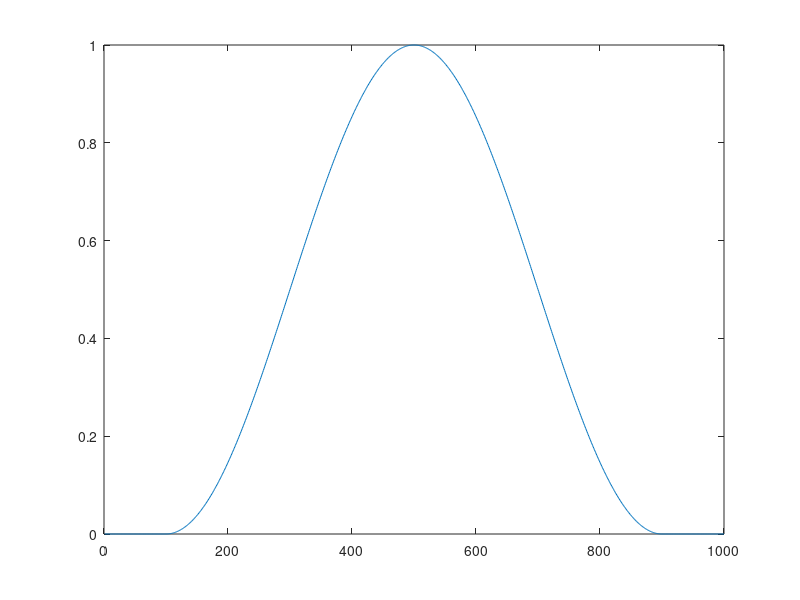
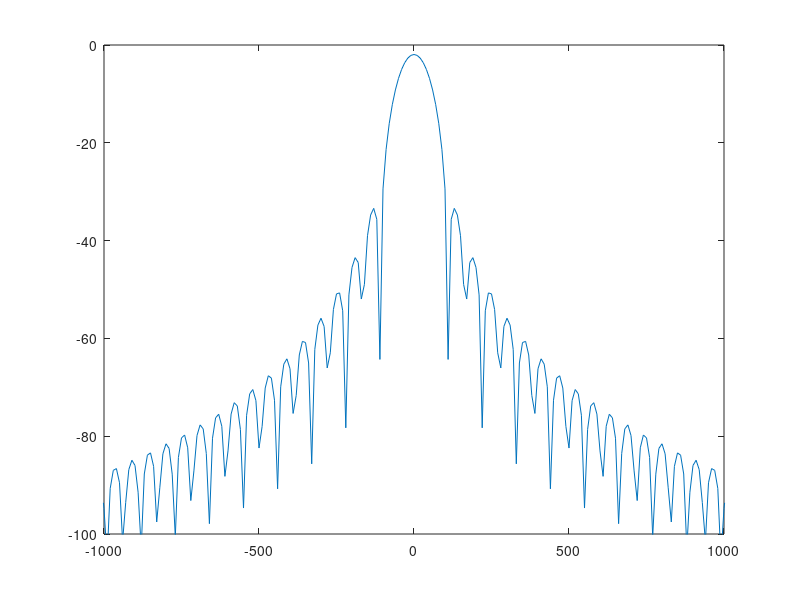

MATLAB code for these plots, in order:
clear all;
close all;

fc = 44100;
sinc = 1/fc;

%Creo un segnale con una finestra rettangolare. 
y = zeros(1, 1000);
y(100:899) = 0.5-(0.5*cos((1/800*2*pi)*[0:799]));

dur = length(y)/fc;
t = [0:sinc:dur-sinc];

binsize = 10;   %passo di campionamento delle frequenze.
F = [-fc/2:binsize:fc/2-binsize];



DFD = zeros (1, length(F));

for(k = 1:length(F))
  fanal = F(k);
  wanal = 2*pi*fanal;
  yanal = e.^(-i*wanal*t);
  yr = y.*yanal;
  DFD(k) = sum(yr);
end

%plot(F, abs(DFD)/length(t));

figure(1)
plot (y);

figure(2)
plot(F, 20*log10(2*abs(DFD)/length(t)));
axis([-1000 1000 -100 0]); %Limitando la visione ai primi 5 kHz non si vede la simmetria.
